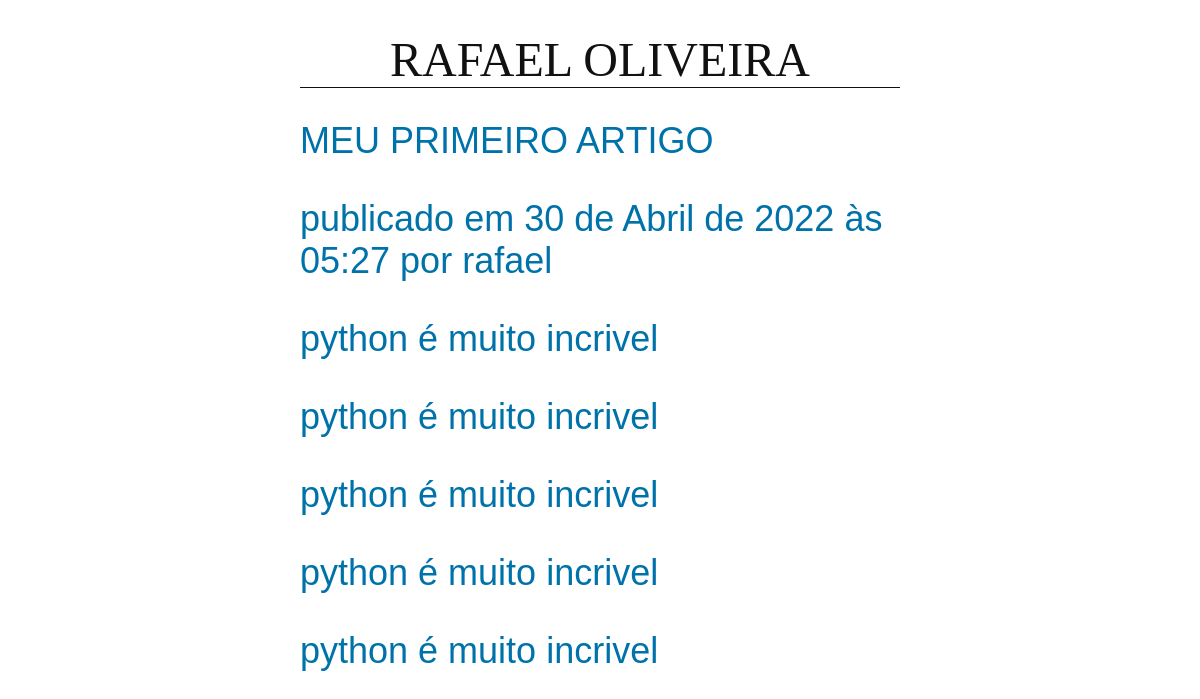
Page /new_app/MEU_PRIMEIRO_ARTIGO on the committed database.
### new_app/models.py (models this page shows, shortened)
class post(models.Model):
    title = models.CharField(max_length=255)
    slug = models.SlugField(max_length=255, unique=True)
    author = models.ForeignKey(User, on_delete=models.CASCADE)
    body = models.TextField()
    created = models.DateTimeField(auto_now_add=True)
    updated = models.DateTimeField(auto_now=True)
    class Meta:
        ordering = ('-created',)

### new_app/views.py (the view)
# urls.py: path('<slug:slug>', views.PostDetailView.as_view(), name= 'detail'),
class PostDetailView(DetailView):
    model = post

### new_app/templates/new_app/post_detail.html (shortened to what this page needs)
{% extends 'new_app/base.html' %}
{% block content %}
    <h2>{{ post.title}}<h2>
    <p class 'date'>
        publicado em {{ post.created }} por {{ post.author }}
    </p>
    {{ post.body| linebreaks }}
{% endblock %}

### new_app/static/css/new_app.css (style rules this page uses)
body { margin: 0 25%; font-family: sans-serif; font-size: 1.5rem; color: #111111; }
h2 { color: #0072aa; font-weight: normal; margin-bottom: 1px; }

### rows in the picture
post: title "MEU PRIMEIRO ARTIGO", created "30 de Abril de 2022 às 05:27", author "rafael", body "python é muito incrivel python é muito incrivel python é muito incrivel python é muito incrivel python é muito incrivel"
